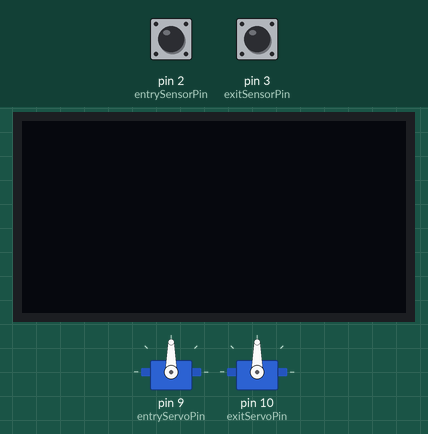
This sketch was run on a simulated Arduino Uno, built with avr-gcc and run on an emulated ATmega328P. On the bench: 2 × servo, 128×64 one-colour display. Inputs (shaded band) come from the test bench; at power-on: pin 2 (entrySensorPin) LOW, pin 3 (exitSensorPin) LOW. The display library's start-up logo is not drawn; what the sketch prints to the serial monitor is not drawn.

Above: at 3.2 s.
3.3 s: pin 2 (entrySensorPin) driven HIGH
At 6.1 s:
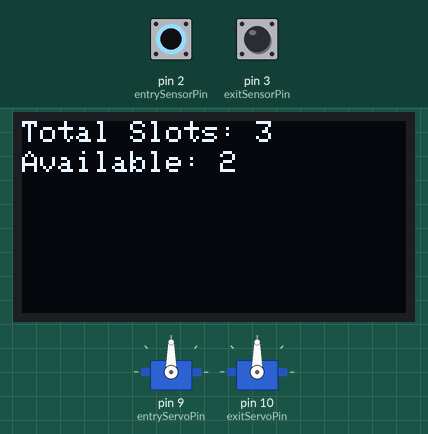
6.3 s: pin 3 (exitSensorPin) driven HIGH
At 7.5 s:
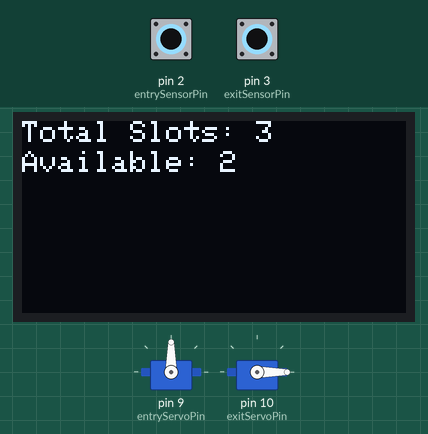
9.3 s: pin 2 (entrySensorPin) pulsed LOW 2 times (0.12 s each, 0.3 s apart)
At 9.8 s:
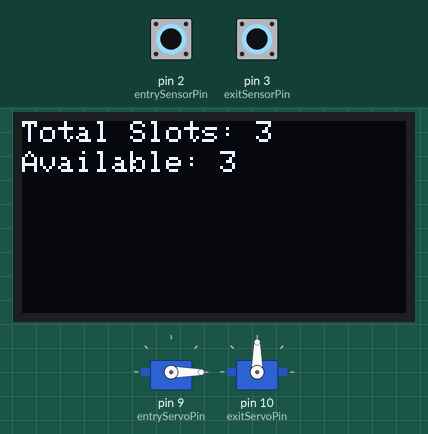
12.9 s: pin 3 (exitSensorPin) pulsed LOW 2 times (0.12 s each, 0.3 s apart)
At 13.5 s:
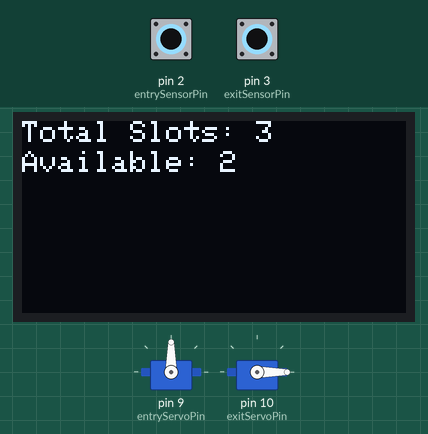
Timing chart, 0 to 16.5 s (numbered marks = the images above; inputs shaded):
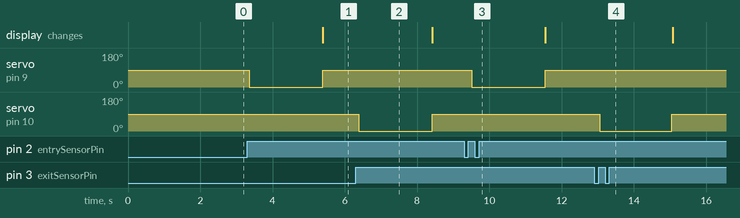

Measured:
- after the input at 3.3 s, servo on pin 9 (entryServoPin): 90° → 0° after 0.06 s, → 90° 2.0 s later; the display: changes after 2.1 s (image 1)
- after the input at 6.3 s, servo on pin 10 (exitServoPin): 90° → 0° after 0.09 s, → 90° 2.0 s later
- after the input at 9.3 s, servo on pin 9 (entryServoPin): 90° → 0° after 0.22 s, → 90° 2.0 s later
- after the input at 12.9 s, servo on pin 10 (exitServoPin): 90° → 0° after 0.15 s, → 90° 2.0 s later

The sketch:

Smart_Car_Parking_System.ino
```cpp
#include <Servo.h>
#include <Wire.h>
#include <Adafruit_GFX.h>
#include <Adafruit_SSD1306.h>

int entrySensorPin = 2;  // Pin for the entry sensor
int exitSensorPin = 3;   // Pin for the exit sensor
int entryServoPin = 9;   // Pin for the entry servo
int exitServoPin = 10;   // Pin for the exit servo

// OLED display settings
#define SCREEN_WIDTH 128
#define SCREEN_HEIGHT 64
#define OLED_RESET    -1
Adafruit_SSD1306 display(SCREEN_WIDTH, SCREEN_HEIGHT, &Wire, OLED_RESET);

// Create Servo objects
Servo entryServo;
Servo exitServo;

// Parking slot variables
int totalSlots = 3;
int availableSlots = totalSlots;

// Variables to store sensor states
int lastEntrySensorState = LOW;
int lastExitSensorState = LOW;

void setup() {
  // Initialize the sensors
  pinMode(entrySensorPin, INPUT);
  pinMode(exitSensorPin, INPUT);

  // Attach the servos
  entryServo.attach(entryServoPin);
  exitServo.attach(exitServoPin);

  // Initialize Serial communication for debugging
  Serial.begin(9600);

  // Initialize the OLED display
  if (!display.begin(SSD1306_SWITCHCAPVCC, 0x3C)) {  // Use I2C address 0x3C
    Serial.println(F("SSD1306 allocation failed"));
    for (;;);  // Infinite loop if display is not found
  }

  display.display();
  delay(2000);
}

void loop() {
  // Read the state of the sensors
  int entrySensorValue = digitalRead(entrySensorPin);
  int exitSensorValue = digitalRead(exitSensorPin);
// Check entry sensor
  if (entrySensorValue == HIGH && lastEntrySensorState == LOW) {
    if (availableSlots > 0) {  // Only open the gate if there are available slots
      entryServo.write(0);  // Open gate
      delay(2000);           // Wait for car to pass
      entryServo.write(90);   // Close gate
      availableSlots--;      // Decrease available slots
      updateDisplay();       // Update OLED display
      Serial.println("Car entered. Gate closed.");
    } else {
      Serial.println("Parking Full. Entry gate remains closed.");
      displayFullMessage();  // Show "Parking Full" message on OLED
    }
    lastEntrySensorState = HIGH;  // Update sensor state
  } else if (entrySensorValue == LOW) {
    lastEntrySensorState = LOW;  // Reset sensor state
  }

  // Check exit sensor
  if (exitSensorValue == HIGH && lastExitSensorState == LOW) {
    if (availableSlots < totalSlots) {  // Only open the exit gate if slots can be freed
      exitServo.write(0);  // Open gate
      delay(2000);          // Wait for car to exit
      exitServo.write(90);   // Close gate
      availableSlots++;     // Increase available slots
      updateDisplay();      // Update OLED display
      Serial.println("Car exited. Gate closed.");
    }
    lastExitSensorState = HIGH;  // Update sensor state
  } else if (exitSensorValue == LOW) {
    lastExitSensorState = LOW;  // Reset sensor state
  }

  delay(100);  // Small delay for stability
}

// Function to update the display with available slots
void updateDisplay() {
  // Clear the display
  display.clearDisplay();
  // Display total slots
  display.setTextSize(1);
  display.setTextColor(SSD1306_WHITE);
  display.setCursor(0, 0);
  display.print("Total Slots: ");
  display.println(totalSlots);

  // Display available slots
  display.setCursor(0, 10);
  display.print("Available: ");
  display.println(availableSlots);
  display.display();
}
void displayFullMessage() {
  display.clearDisplay();

  display.setTextSize(1);
  display.setTextColor(SSD1306_WHITE);
  display.setCursor(0, 0);
  display.println("Parking Full!");

  display.display();
}
```
